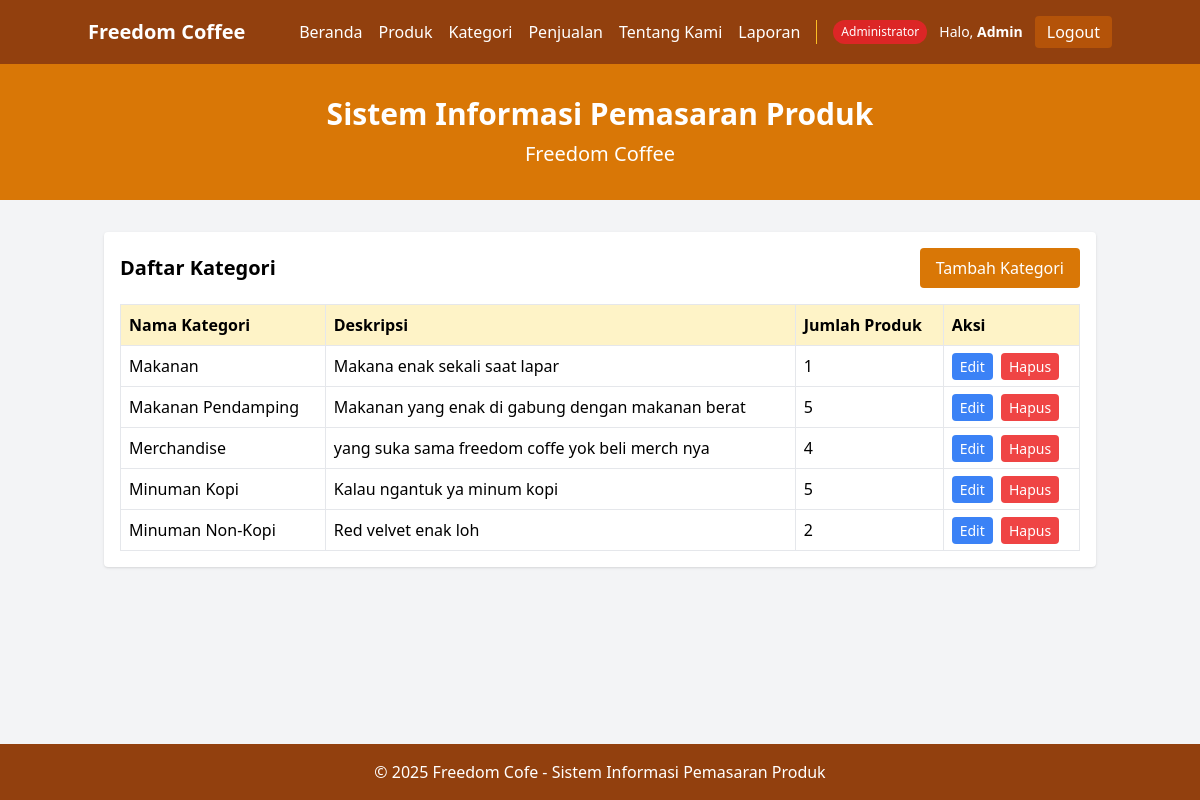
Page /pages/category/index.php (signed in) on the committed database.
### tables this page shows
CREATE TABLE `categories` (
  `id` int(11) NOT NULL,
  `name` varchar(255) NOT NULL,
  `description` text DEFAULT NULL,
  `created_at` timestamp NOT NULL DEFAULT current_timestamp(),
  `updated_at` timestamp NOT NULL DEFAULT current_timestamp() ON UPDATE current_timestamp()
);

### functions/category_functions.php (called while the page is built, shortened)
<?php
function getProductCountByCategory($conn) {
    $sql = "SELECT c.id, c.name, c.description, COUNT(p.id) as product_count
            FROM categories c
            LEFT JOIN products p ON c.id = p.category_id
            GROUP BY c.id, c.name, c.description
            ORDER BY c.name ASC";
    $result = mysqli_query($conn, $sql);
    $categories = [];
    if ($result && mysqli_num_rows($result) > 0) {
        while ($row = mysqli_fetch_assoc($result)) {
            $categories[] = $row;
        }
    }
    return $categories;
}
?>

### pages/category/index.php (the view, shortened to what this page needs)
<?php
require_once '../../config/database.php';
require_once '../../functions/category_functions.php';
$category_counts = getProductCountByCategory($conn);
include '../../includes/header.php';
include '../../includes/navbar.php';
?>
<main class="container mx-auto px-4 py-8">
    <div class="bg-white p-4 rounded shadow mb-8">
        <div class="flex justify-between items-center mb-4">
            <h2 class="text-xl font-bold">Daftar Kategori</h2>
            <a href="add.php" class="bg-amber-600 text-white px-4 py-2 rounded">Tambah Kategori</a>
        </div>
        <div class="overflow-x-auto">
            <table class="w-full border-collapse">
                <thead>
                    <tr class="bg-amber-100">
                        <th class="border p-2 text-left">Nama Kategori</th>
                        <th class="border p-2 text-left">Deskripsi</th>
                        <th class="border p-2 text-left">Jumlah Produk</th>
                        <th class="border p-2 text-left">Aksi</th>
                    </tr>
                </thead>
                <tbody>
                    <?php foreach ($category_counts as $category) { ?>
                    <tr>
                        <td class="border p-2"><?php echo htmlspecialchars($category['name']); ?></td>
                        <td class="border p-2">
                            <?php
                            $description = isset($category['description']) ? $category['description'] : '';
                            echo htmlspecialchars(substr($description, 0, 50) . (strlen($description) > 50 ? '...' : ''));
                            ?>
                        </td>
                        <td class="border p-2"><?php echo $category['product_count']; ?></td>
                        <td class="border p-2">
                            <a href="edit.php?id=<?php echo $category['id']; ?>" class="bg-blue-500 text-white px-2 py-1 rounded text-sm mr-1">Edit</a>
                            <a href="delete.php?id=<?php echo $category['id']; ?>" class="bg-red-500 text-white px-2 py-1 rounded text-sm" onclick="return confirm('Yakin ingin menghapus kategori ini?')">Hapus</a>
                        </td>
                    </tr>
                    <?php } ?>
                </tbody>
            </table>
        </div>
    </div>
</main>
<?php include '../../includes/footer.php'; ?>

### rows in the picture
categories: name "Makanan", description "Makana enak sekali saat lapar", product_count "1"
categories: name "Makanan Pendamping", description "Makanan yang enak di gabung dengan makanan berat", product_count "5"
categories: name "Merchandise", description "yang suka sama freedom coffe yok beli merch nya", product_count "4"
categories: name "Minuman Kopi", description "Kalau ngantuk ya minum kopi", product_count "5"
categories: name "Minuman Non-Kopi", description "Red velvet enak loh", product_count "2"

### other values in the picture
$role "Administrator"
getUserName() "Admin"
